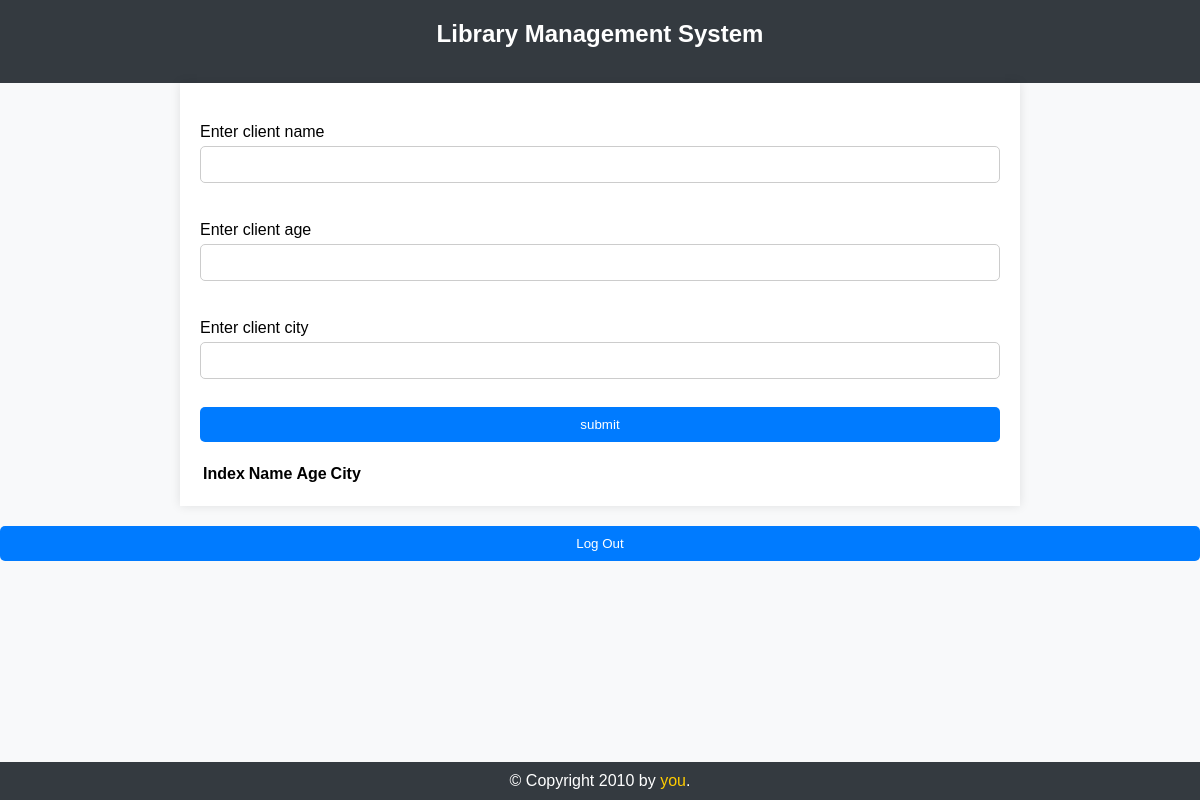
The page /addClient on the database as committed earlier.
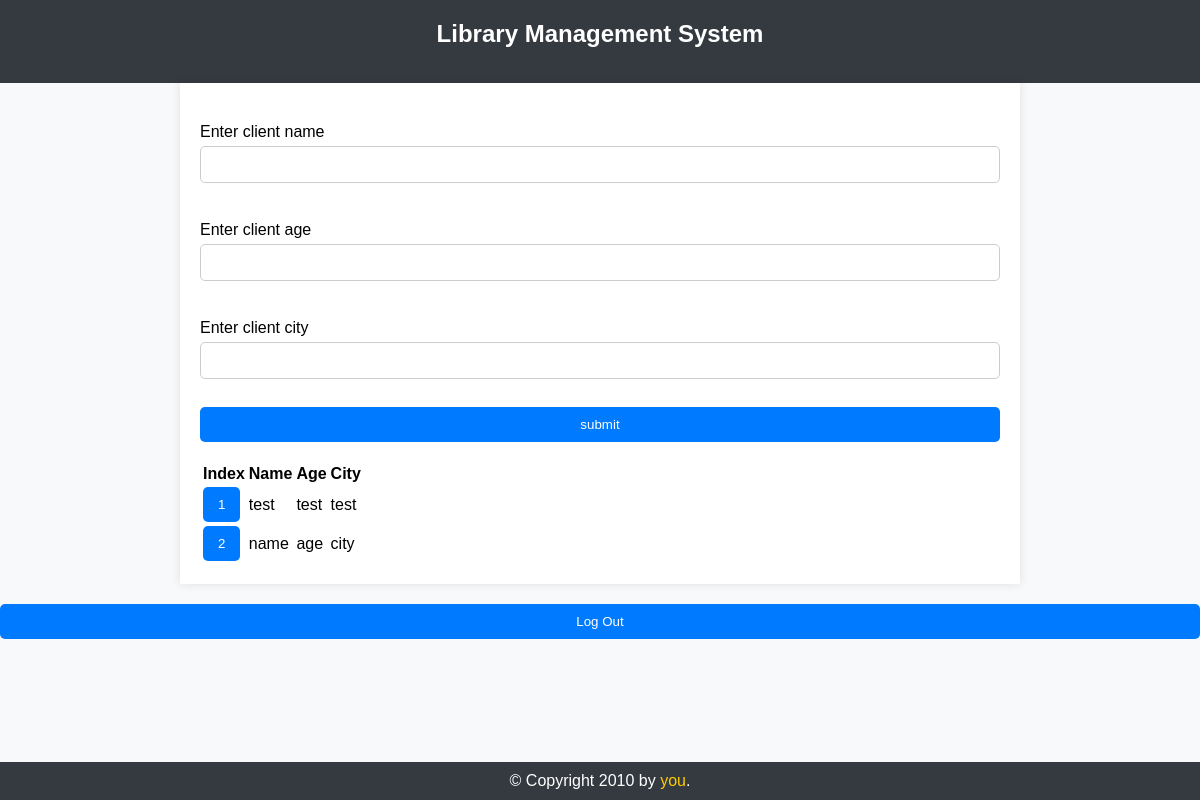
The same page on the database as committed later.
### tables this page shows
CREATE TABLE clients(Name TEXT, Age INT, City TEXT, Logged_in INT);

### app.py (the view, shortened to what this page needs)
@api.route('/addClient', methods=['POST', 'GET'])
def add_client():
    clients = cur.execute("SELECT ROWID, * FROM clients").fetchall()
    return render_template('add_client.html', clients = clients, show_links = False)

### Templates/add_client.html (shortened to what this page needs)
{% extends "layout.html" %}
{% block head %}
  {{ super() }}
{% endblock %}
{% block content %}
  <form action="/addClient" method="post">
    <label for="cName">Enter client name</label>
    <input type="text" name="cName" id="cName"><br>
    <label for="cAge">Enter client age</label>
    <input type="text" name="cAge" id="cAge"><br>
    <label for="cCity">Enter client city</label>
    <input type="text" name="cCity" id="cCity"><br>
    <input type="submit" value="submit">
  </form>
  <table>
    <thead>
        <tr>
            <th>Index</th>
            <th>Name</th>
            <th>Age</th>
            <th>City</th>
        </tr>
    </thead>
    <tbody>
         {% for item in clients %}
         <tr>
            <td><button onclick="delUser('{{ item[0] }}')">{{ item[0] }}</button></td>
            <td>{{ item[1] }}</td>
            <td>{{ item[2] }}</td>
            <td>{{ item[3] }}</td>
         </tr>
         {% endfor %}
    </tbody>
</table>
{% endblock %}

Rows that differ between the two databases and show on the page:
added clients: rowid "1", Name "test", Age "test", City "test"
added clients: rowid "2", Name "name", Age "age", City "city"
